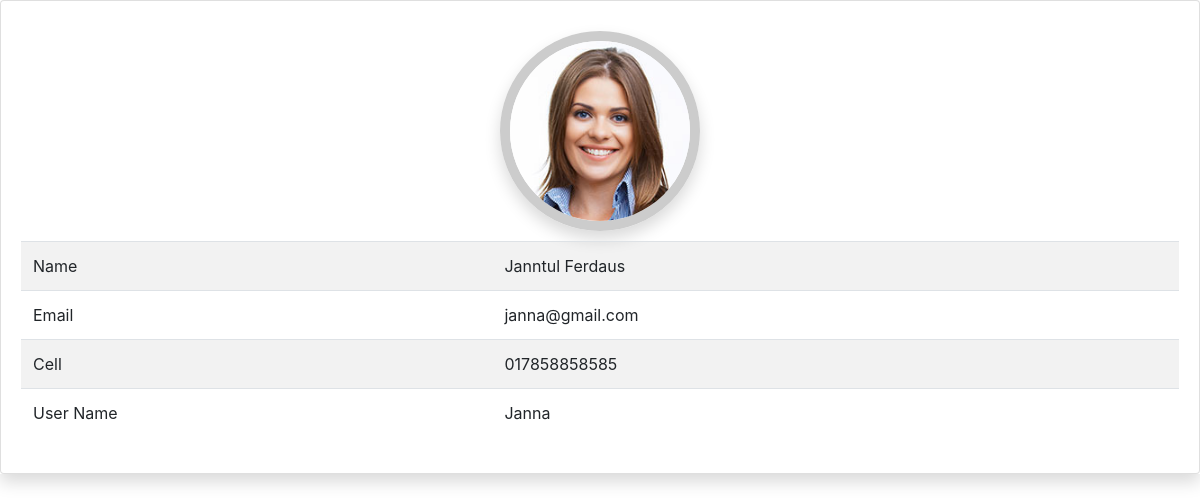
The page /single-data.php?id=20 on the database its author committed.
### tables this page shows
CREATE TABLE `users` (
  `id` int(10) NOT NULL,
  `name` varchar(50) NOT NULL,
  `uname` varchar(30) NOT NULL,
  `email` varchar(30) NOT NULL,
  `cell` varchar(20) NOT NULL,
  `pass` varchar(100) NOT NULL,
  `photo` varchar(100) NOT NULL,
  `status` varchar(2) NOT NULL DEFAULT '1'
);

### single-data.php (the view, shortened to what this page needs)
<?php include_once "apps/db.php"?>
<!DOCTYPE html>
<html lang="en">
<head>
	<link rel="stylesheet" href="assets/css/bootstrap.min.css">
	<link rel="stylesheet" href="assets/css/style.css">
	<link rel="stylesheet" href="assets/css/responsive.css">
</head>
<body>
	<?php
         if(isset($_GET['id'])){
             $id_url = $_GET['id'];
         }
            $sql = "SELECT * FROM users WHERE id = '$id_url'";
                   $data = $connection ->query($sql);
                    $single_data = $data -> fetch_assoc();
    ?>
	<div class="wrap shadow">
		<div class="card">
			<div class="card-body">
                  <img style="width:200px; height:200px; display:block; margin:10px auto; border-radius:50%;
				    border:10px solid #ccc; " class="shadow" src="students/<?php echo $single_data['photo'];?>" alt="">
			   <table class="table table-striped">
			       <tr>
			           <td>Name</td>
			           <td><?php echo $single_data['name'];?></td>
			       </tr>
                   <tr>
			           <td>Email</td>
			           <td><?php echo $single_data['email'];?></td>
			       </tr>
                   <tr>
			           <td>Cell</td>
			           <td><?php echo $single_data['cell'];?></td>
			       </tr>
                   <tr>
			           <td>User Name</td>
			           <td><?php echo $single_data['uname'];?></td>
			       </tr>
			   </table>
			</div>
		</div>
	</div>
</body>
</html>

### rows shown on the page
users: photo (picture), name "Janntul Ferdaus", email "janna@gmail.com", cell "017858858585", uname "Janna"
